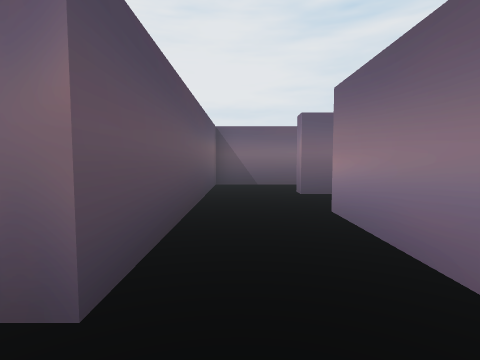
view 1 (above)

23 first-person views from a walk through a scene from a Unity 3-D project. The camera is 1.5 m above the floor, tilts 4° down and sees 80° across. The floor is counted in squares, 2 m on a side. Each view is taken from the middle of a square. On the plan, view 1 faces up. The plan holds only what a view shows up to about 10 squares ahead; the rest is blank. The place goes on beyond the plan. The player is left out.

view 2
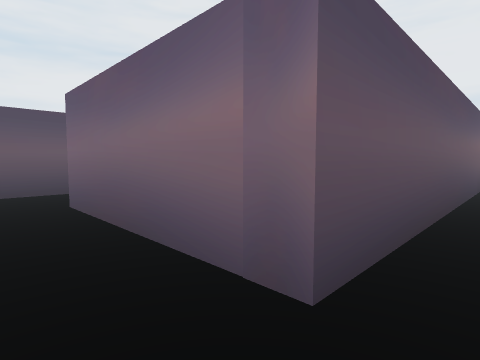

view 3
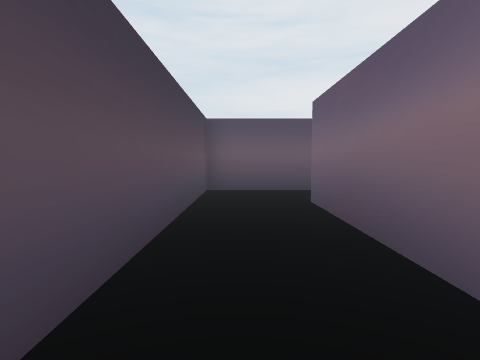

view 4
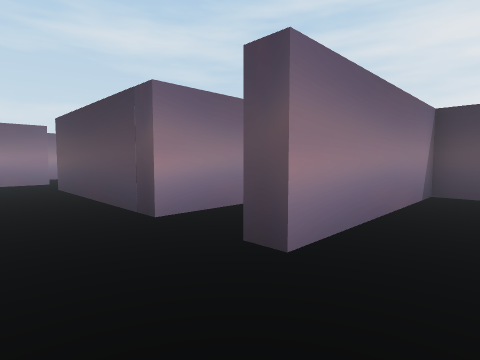

view 5
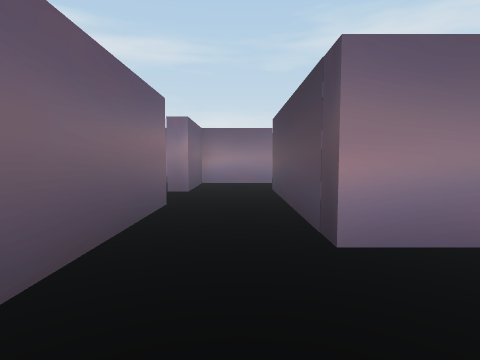

view 6
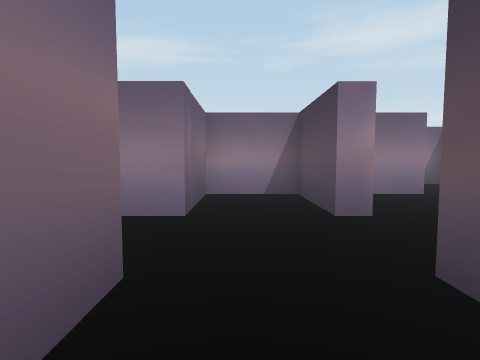

view 7
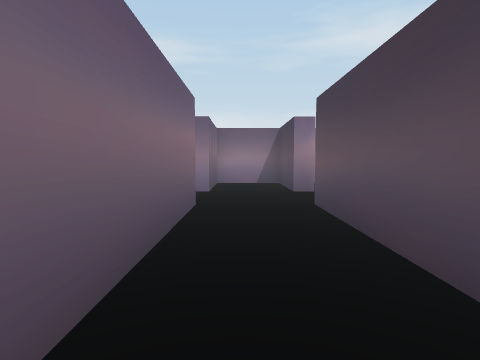

view 8
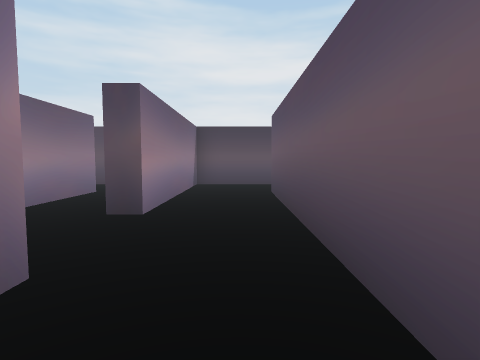

view 9
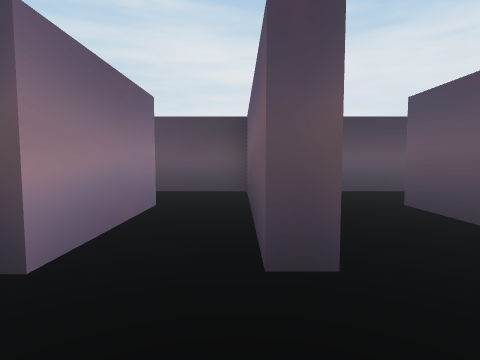

view 10
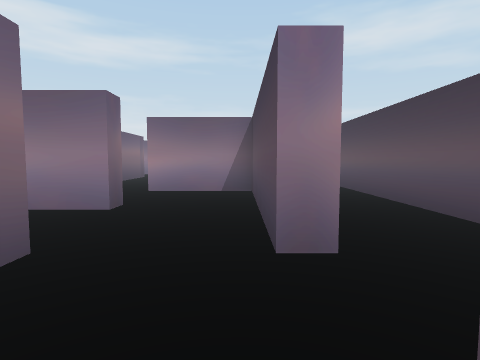

view 11
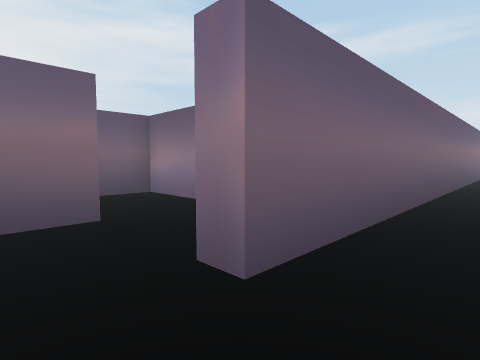

view 12
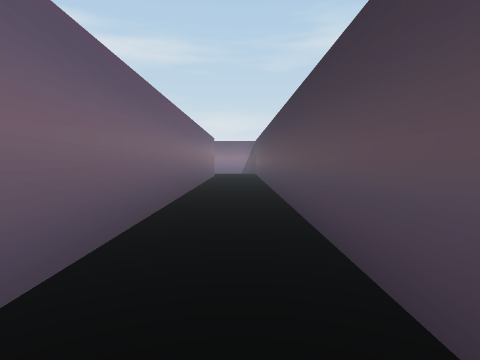

view 13
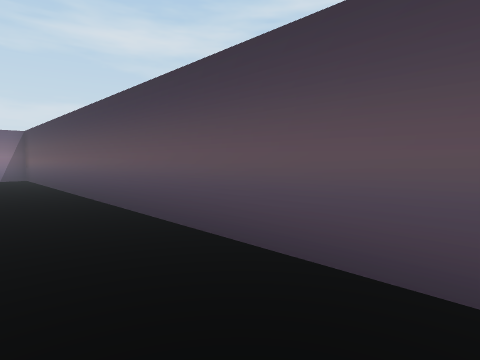

view 14
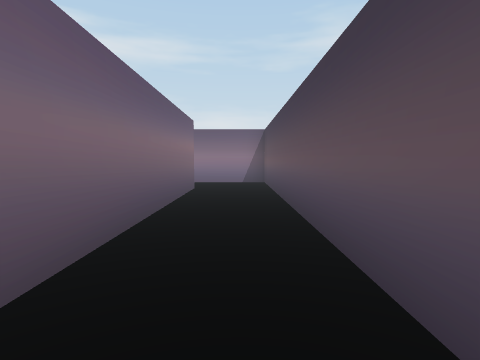

view 15
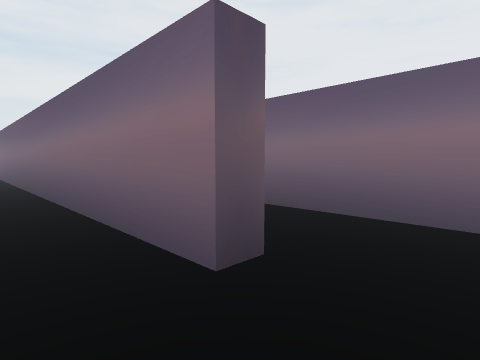

view 16
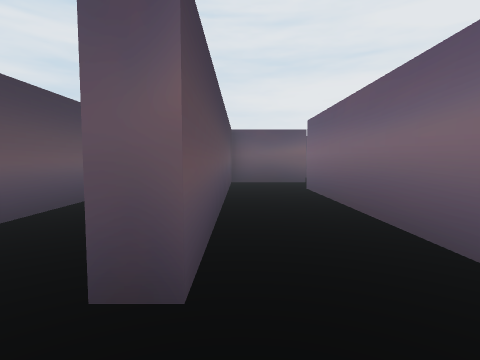

view 17
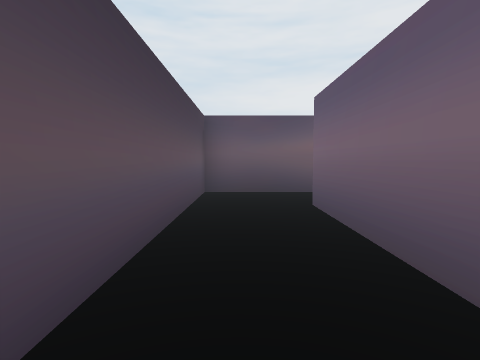

view 18
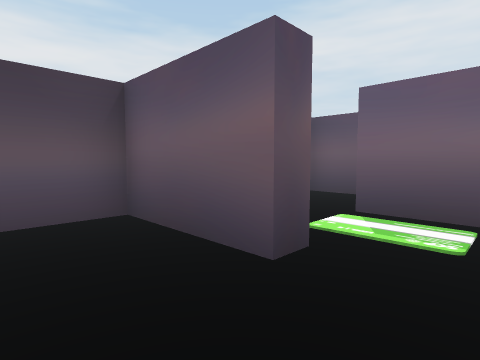

view 19
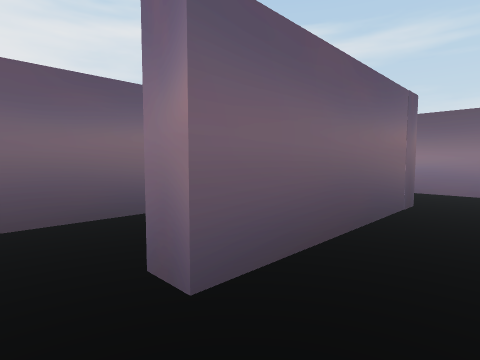

view 20
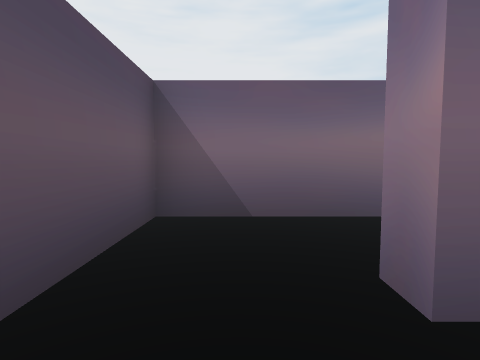

view 21
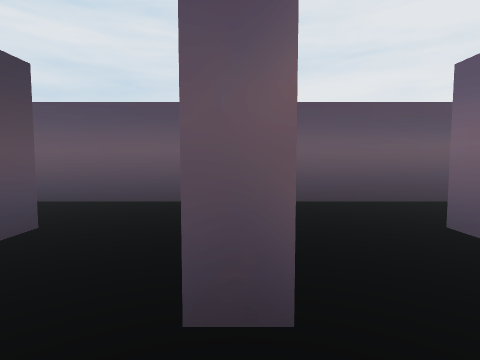

view 22
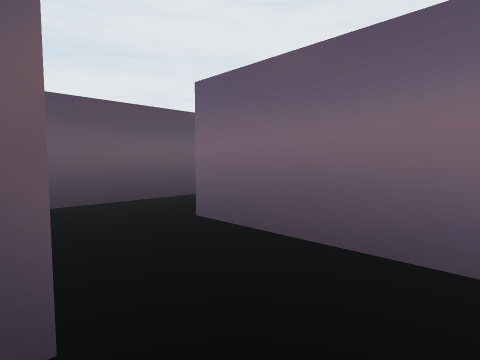

view 23
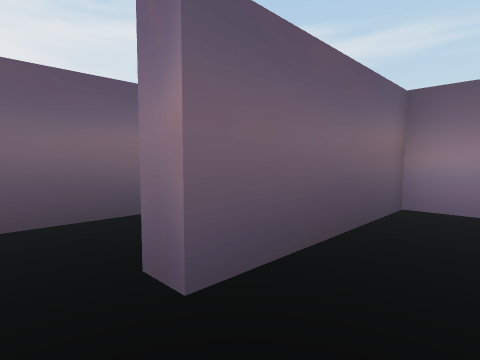

### Floor plan
Points are (right, up) in squares from view 1. A wall is a line through its corners. A room is listed if a view was taken in it or the views show most of it. See-through windows are left out.
Room 1 (views 1, 2, 3, 4, 5, 19, 20)
walls: (-7.1, 2.5) (-7.1, -0.8) (1.3, -0.8) (1.3, 4.1); (-0.7, 6.4) (-0.7, 1.2) (-5.1, 1.2) (-5.1, 1.7)
ways out: opening at (0.5, 7) to room 2; opening at (2, 5.5) to room 3; opening at (-6, 2) to room 14
Room 2 (views 6, 7, 8)
walls: (5.9, 8.7) (-0.7, 8.7) (-0.7, 6.4); (2.4, 6.7) (5.9, 6.7); (7.8, 6.3) (7.8, 6.7) (10.3, 6.7) (10.3, 8.7) (7.8, 8.7); (1.3, 6.3) (1.3, 6.8)
ways out: opening at (0.5, 7) to room 1; opening at (6.5, 7) to room 9; opening at (7, 8)
Room 3 (view 9)
walls: (1.3, 4.1) (1.8, 4.1) (1.8, -0.8) (3.5, -0.8); (3.5, 6.3) (1.3, 6.3); (3.4, 1.2) (3.4, 4.1)
ways out: opening at (2, 5.5) to room 1; opening at (4.5, 5.5) to room 9; opening at (4, 0.5) to room 11
Room 4 (views 10, 11, 12, 13, 14, 15, 17, 18)
walls: (8.2, 3.7) (7.2, 3.7); (21.6, 1.7) (21.6, 1.2) (8.3, 1.2) (8.3, 1.7) (10.5, 1.7); (5.8, 1.7) (6.3, 1.7) (6.3, -0.8) (23.6, -0.8) (23.6, 1.6)
ways out: opening at (22.5, 2) to room 5; opening at (9.5, 4) to room 8; opening at (6, 2.5) to room 11; opening at (11, 3) to room 12
Room 5 (view 16)
walls: (13.4, 4.2) (13.4, 1.7) (21.6, 1.7); (22.8, 3.7) (15.5, 3.7)
ways out: opening at (22.5, 2) to room 4; opening at (14.5, 4)
Room 6 (views 21, 22)
walls: (-3.2, 4.2) (-3.2, 3.6); (-4.1, 3.7) (-5.6, 3.7); (-5.1, 1.7) (-4.5, 1.7)
ways out: opening at (-2.5, 4) to room 10; opening at (-4.5, 3) to room 14
Room 7 (view 23)
walls: (-7.1, 6.4) (-7.1, 5)
ways out: opening at (-4.5, 5.5) to room 10; opening at (-6, 7) to room 13
Room 8 (no view inside)
walls: (10.3, 4) (10.3, 6.3) (7.8, 6.3)
ways out: opening at (9.5, 4) to room 4; opening at (8, 5.5) to room 9
Room 9 (no view inside)
walls: (5.9, 6.3) (3.5, 6.3); (3.4, 4.1) (8.2, 4.1)
ways out: opening at (6.5, 7) to room 2; opening at (4.5, 5.5) to room 3; opening at (8, 5.5) to room 8
Room 10 (no view inside)
walls: (-1.2, 5.4) (-1.2, 6.3) (-5.1, 6.3)
ways out: opening at (-2.5, 4) to room 6; opening at (-4.5, 5.5) to room 7
Room 11 (no view inside)
walls: (3.9, 2.8) (3.9, 1.2); (3.5, -0.8) (4.5, -0.8)
ways out: opening at (4, 0.5) to room 3; opening at (6, 2.5) to room 4
Room 12 (no view inside)
walls: (10.9, 4) (10.3, 4); (10.5, 1.7) (12.9, 1.7) (12.9, 4.2)
ways out: opening at (11, 3) to room 4; opening at (12, 4)
Room 13 (no view inside)
walls: (-7.1, 7.8) (-7.1, 6.4); (-5.1, 6.3) (-5.1, 6.9)
ways out: opening at (-6, 7) to room 7; opening at (-4.5, 8)
Room 14 (no view inside)
walls: (-5.6, 3.7) (-7.1, 3.7) (-7.1, 2.5)
ways out: opening at (-6, 2) to room 1; opening at (-4.5, 3) to room 6

Where each view was taken, in squares from view 1:
view 1: 0 up, 0 right, facing up
view 2: 0 up, 0 right, facing up-left
view 3: 0 up, 0 right, facing left
view 4: 6 up, 0 right, facing down-right
view 5: 5 up, 1 right, facing right
view 6: 8 up, 4 right, facing right
view 7: 8 up, 1 right, facing right
view 8: 8 up, 0 right, facing down
view 9: 6 up, 2 right, facing down
view 10: 2 up, 6 right, facing right
view 11: 0 up, 7 right, facing up-right
view 12: 0 up, 8 right, facing right
view 13: 1 up, 11 right, facing down-right
view 14: 0 up, 14 right, facing right
view 15: 0 up, 23 right, facing up-left
view 16: 2 up, 23 right, facing left
view 17: 0 up, 13 right, facing left
view 18: 3 up, 8 right, facing down-left
view 19: 0 up, 6 left, facing up-right
view 20: 0 up, 6 left, facing up
view 21: 4 up, 2 left, facing left
view 22: 4 up, 2 left, facing up-left
view 23: 5 up, 6 left, facing up-right
